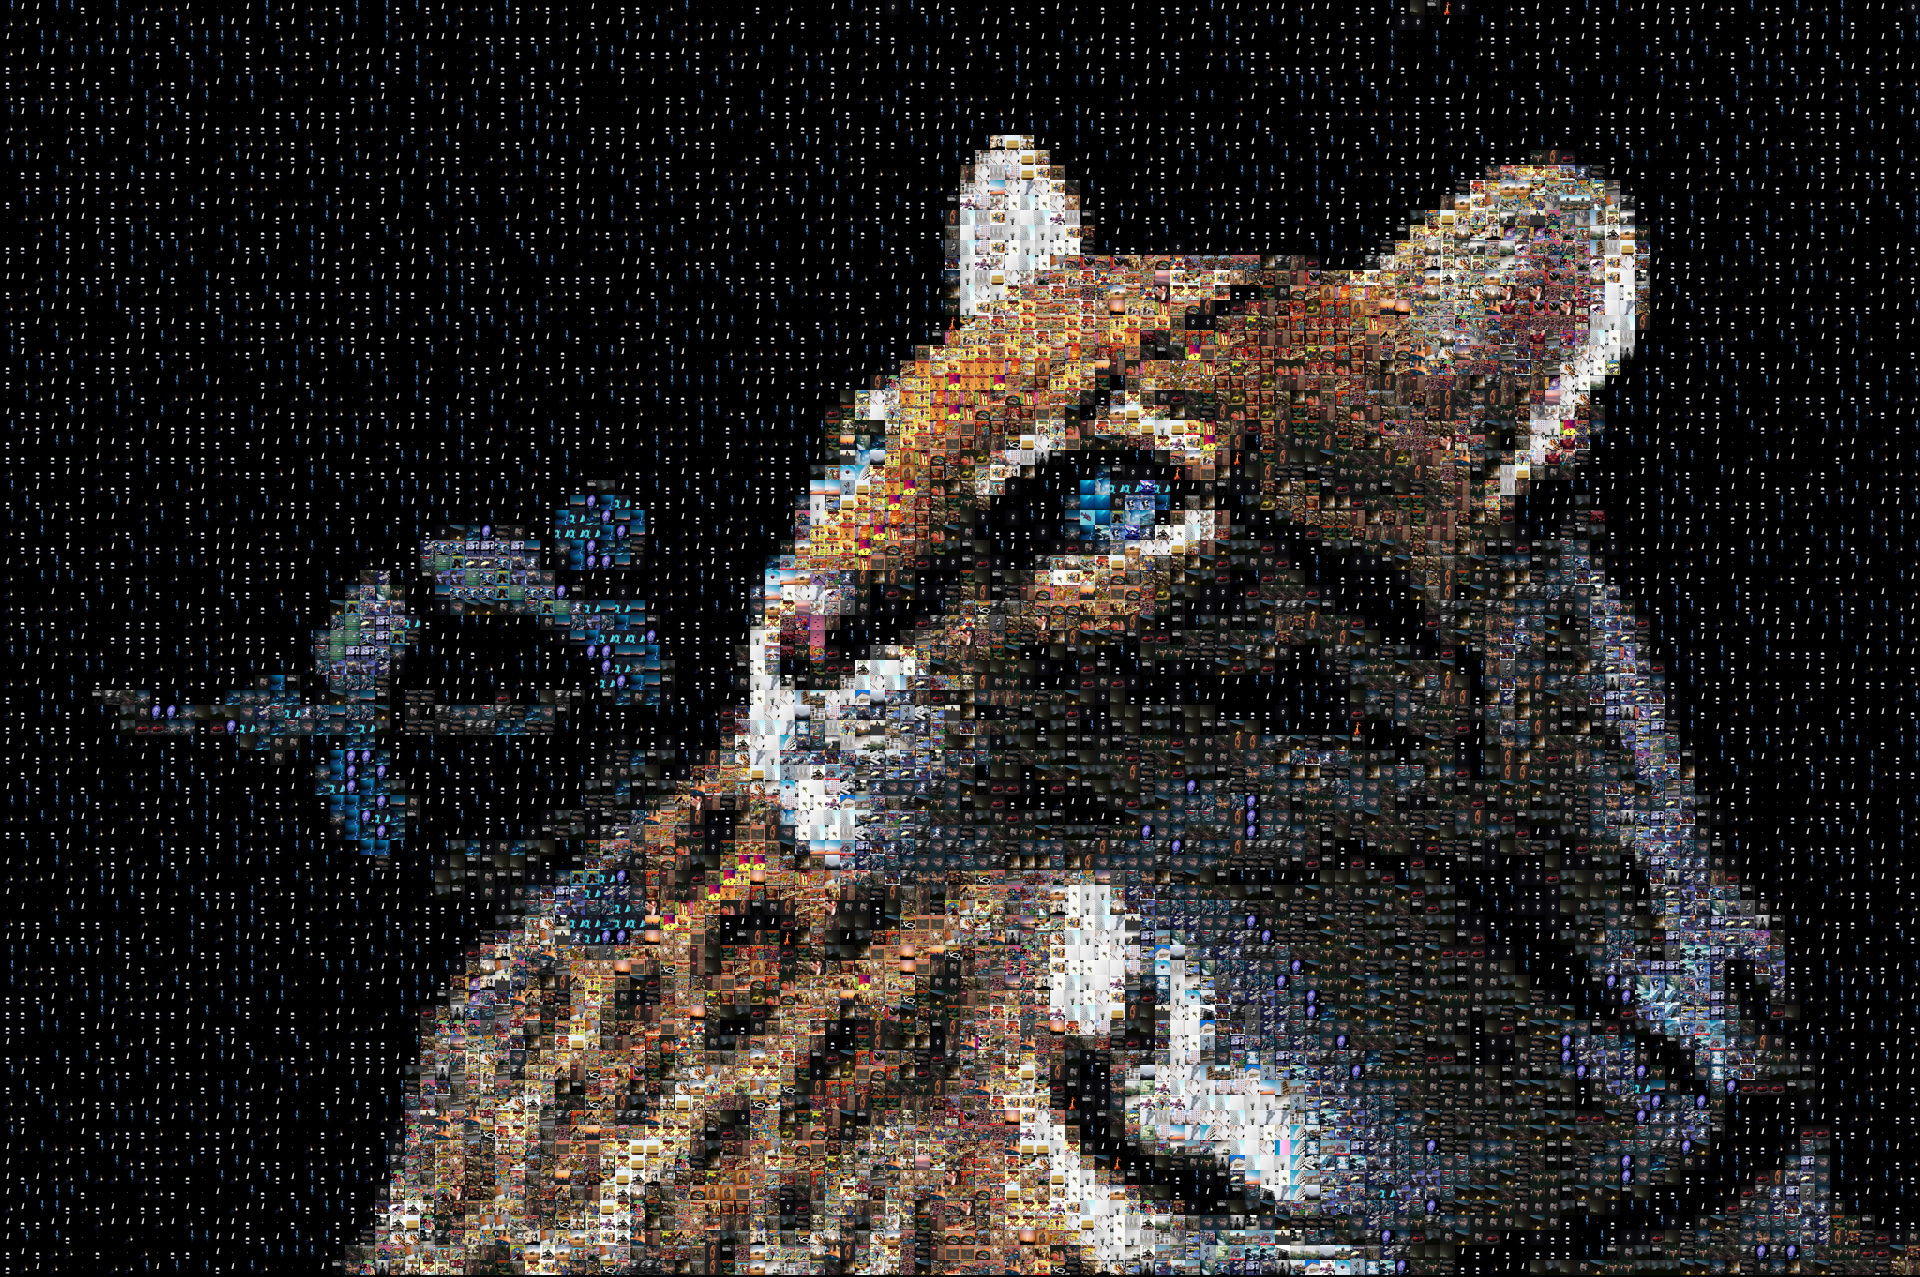

This figure's Python source:
import random

import numpy as np
import glob
from PIL import Image
from scipy import spatial
from counter import Counter


# > It imports all tiles from a list of paths, resizes them to a given size and returns a list of
# resized tiles
class TileImg:
    @classmethod
    def import_all_tiles(cls, paths):
        """
        > It takes a list of paths to images, opens each image, and returns a list of the opened images
        @param cls - The class that the method is being called on.
        @param paths - A list of paths to the tiles.
        @returns A list of all the tiles as images.
        """
        tiles = []
        print('[!] Importing all tiles as Images...')
        percent_counter = Counter(len(paths))
        for path in paths:
            tile = Image.open(path)
            tiles.append(tile)
            percent_counter.increment()

        print(f'[+] All tiles have been successfully imported ({len(tiles)} tiles).')
        return tiles

    @classmethod
    def resize_tiles(cls, tiles, size):
        """
        > Resize all tiles to a given size
        @param cls - The class that the method belongs to.
        @param tiles - A list of PIL.Image objects.
        @param size - The size of the tiles.
        @returns A list of resized tiles.
        """
        resized_tiles = []
        print('[!] Resizing all tiles ...')
        percent_counter = Counter(len(tiles))
        for tile in tiles:
            tile = tile.resize(size)
            resized_tiles.append(tile)
            percent_counter.increment()
        print(f'[+] All tiles have been to {size[0]}x{size[1]} resized.')
        return resized_tiles


class MosaicGenerator:
    def __init__(self, target_img, output_img, tiles, x, y):
        self.target_img = target_img
        self.output_img = output_img
        self.tiles = tiles
        self.x = x
        self.y = y

    def create_Mosaic(self):
        """
        It creates a mosaic image from the target image using the tiles.
        """
        self.create(self.target_img, self.output_img, self.tiles, self.x, self.y)

    def create(self, target_image, output_image, tiles_dir, x, y):
        """
        > The function takes in the target image, the output image, the directory of the tiles, the x and y
        size of the tiles, and creates a mosaic of the target image using the tiles
        @param target_image - The image you want to create a mosaic of.
        @param output_image - The name of the output image.
        @param tiles_dir - the directory where the tiles are stored
        @param x - the number of tiles in the x direction
        @param y - the number of tiles in the y direction
        """
        print(f'[!] create Mosaic like {target_image}....')
        tiles_directory = tiles_dir + '/*'
        tiles_size = self.get_size(x, y)
        tiles_paths = self.get_paths(tiles_directory)
        tiles_before = TileImg.import_all_tiles(tiles_paths)
        tiles = TileImg.resize_tiles(tiles_before, tiles_size)
        avg_colors = self.find_avg_colors(tiles)
        resized_photo = self.resize_target_img(target_image, tiles_size[0], tiles_size[1])
        width, height = resized_photo.size
        nearst_tiles = self.find_nearst_tile(resized_photo, avg_colors)
        main_img = Image.open(target_image)
        output = Image.new('RGB', main_img.size)
        image = self.draw_tiles(width, height, output, tiles_size[0], tiles_size[1], tiles, nearst_tiles)
        self.save_mosaic(image, output_image)

    @staticmethod
    def get_size(x, y):
        """
        It returns the size of the tiles.
        @param x - The width of the tile in pixels.
        @param y - The y coordinate of the tile.
        @returns the tiles_size variable.
        """
        tiles_size = (x, y)
        return tiles_size

    @staticmethod
    def get_paths(tiles):
        """
        It takes a string of a directory path, and returns a list of all the paths of the tiles in that
        directory.
        @param tiles - The directory of the tiles you want to stitch.
        @returns A list of paths to all the tiles in the directory.
        """
        tile_paths = []
        print(f'[!] Reading tiles from directory {tiles[0:-2]}...')
        for path in glob.glob(tiles):
            tile_paths.append(path)
        print(f'[+] All paths of tiles have been successfully readied.')
        return tile_paths

    @staticmethod
    def find_avg_colors(imgs):
        """
        It takes a list of images and returns a list of average colors for each image
        @param imgs - a list of images
        @returns A list of average colors for each image.
        """
        avg_colors = []
        print('[!] Searching average colors...')
        percent_counter = Counter(len(imgs))
        for img in imgs:
            colors = np.asarray(img)  # make three-dimensional numpy arrays from image ([[r0,g0,b0],[r1,g1,b1], ...])
            avg_color_row = np.mean(colors, axis=0)  # calculate average color per row
            avg_color = np.mean(avg_color_row, axis=0)  # calculate average color for all rows
            avg_colors.append(avg_color)
            percent_counter.increment()
        print('[+] Processed colors.')
        return avg_colors

    @staticmethod
    def resize_target_img(image, x, y):
        """
        > This function takes in an image, and the number of pixels you want to divide the image into,
        and returns a resized image
        @param image - the path to the image you want to resize
        @param x - The number of pixels in the x-direction of the target image.
        @param y - The number of rows in the target image.
        @returns The resized image.
        """
        print('[!] Processing target image...')
        img = Image.open(image)
        img_x = img.size[0]
        img_y = img.size[1]
        width = int(np.round(img_x / x))
        height = int(np.round(img_y / y))
        resized_img = img.resize((width, height))
        print('[+] Target image has been processed.')
        return resized_img

    @staticmethod
    def find_nearst_tile(image, avg_color):
        """
        For each pixel in the image, find the nearest 5 tiles, then randomly choose one of them to be the
        nearest tile for that pixel
        @param image - The image to be pixelated.
        @param avg_color - a list of RGB tuples, each representing the average color of a tile.
        @returns a 2D array of the same size as the image,
                where each element is the index of the nearest tile.
        """
        print('[!] Searching the nearst tiles...')
        w = image.size[0]
        h = image.size[1]
        map_nearst = np.zeros((w, h), dtype=np.uint32)
        tree = spatial.KDTree(avg_color)
        percent_counter = Counter(w * h)
        for i in range(w):
            for j in range(h):
                pixel = image.getpixel((i, j))
                nearst_tiles = tree.query(pixel, k=5)
                # Query the kd-tree to find nearest neighbors for pixel (i,j).
                rnd = random.randint(0, 4)
                map_nearst[i, j] = nearst_tiles[1][rnd]
                percent_counter.increment()
                # You may notice the ‘K = 5’ argument
                # for the KDTree query… I found that the final image had a lot of repetitions,
                # because pixels close to each other shared a very similar value.
                # So I asked the tree to return the nearest 5 values for each pixel,
                # then used a random int from 0 to 4 to chose which one would make the cut.
                # Now there are much fewer repeats.
        print('[+] The nearst tiles have been successfully founded.')
        return map_nearst

    @staticmethod
    def draw_tiles(w1, h1, image, w2, h2, tiles, nearst_tiles):
        """
        It takes a big image and a bunch of small images, and pastes the small images into the big image
        @param w1 - width of the image
        @param h1 - height of the image
        @param image - the image to be processed
        @param w2 - width of the tile
        @param h2 - height of the tile
        @param tiles - a list of images
        @param nearst_tiles - a 2D array of the nearest tile index for each pixel in the original image.
        @returns The image is being returned.
        """
        print('[!] Drawing all tiles...')
        percent_counter = Counter(w1 * h1)
        for i in range(w1):
            for j in range(h1):
                x = i * w2
                y = j * h2
                index = nearst_tiles[i, j]
                img = tiles[index]
                image.paste(img, (x, y))
                percent_counter.increment()
        print('[+] Drawing has been successfully finished.')
        return image

    @staticmethod
    def save_mosaic(image, output_name):
        """
        It takes in an image and an output name, and saves the image to the output name.
        @param image - the image to be converted to a mosaic
        @param output_name - The name of the output file.
        """
        image.save(output_name)
        print(f'[+] Photo mosaic has been successfully saved to "{output_name}".')
